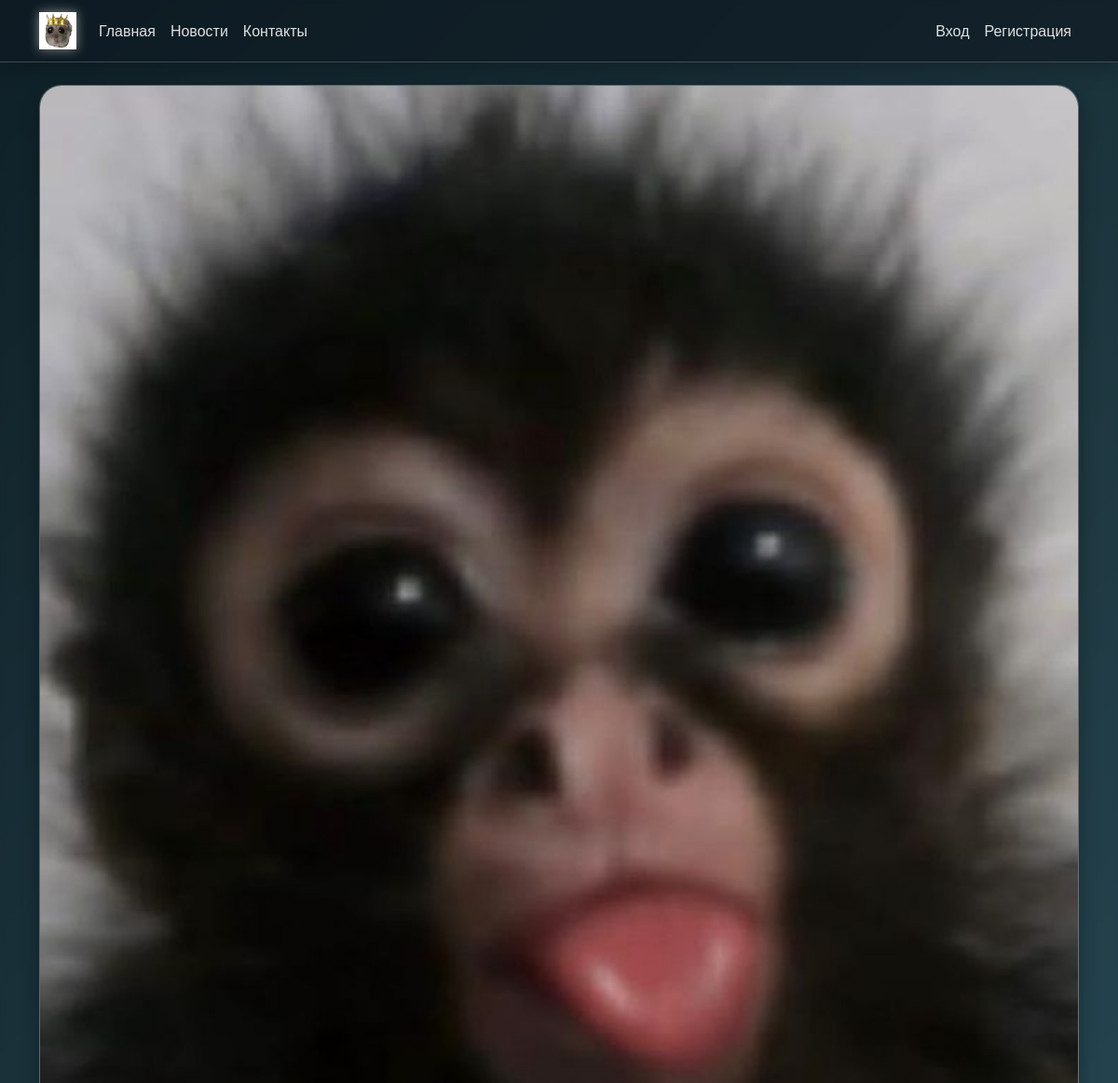
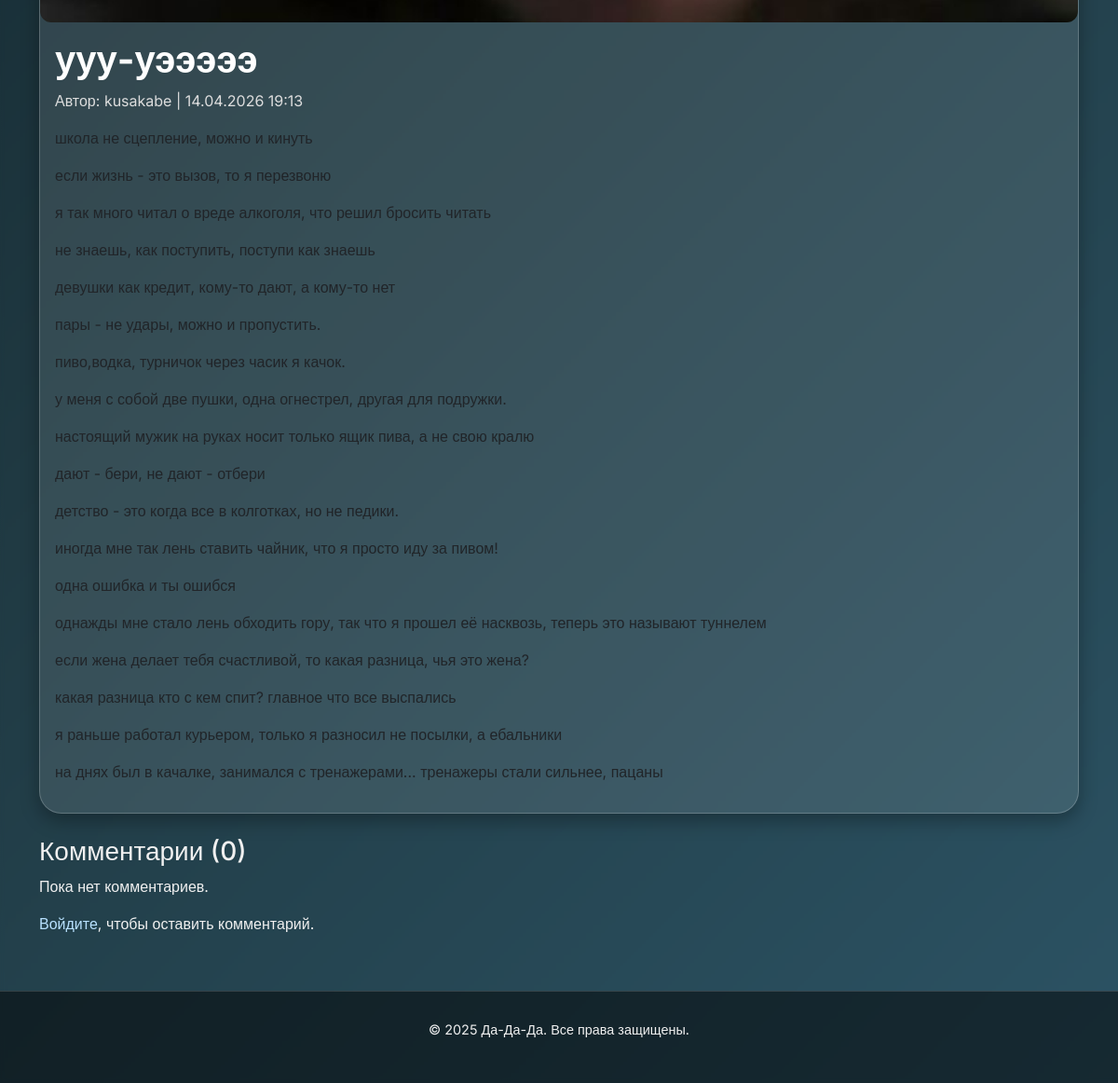
/news/3/, run on the app's committed database (2 pictures, top to bottom).
### news/models.py (models this page shows, shortened)
class News(models.Model):
    title = models.CharField(max_length=200, verbose_name='Заголовок')
    content = models.TextField(verbose_name='Содержание')
    author = models.ForeignKey(User, on_delete=models.CASCADE, verbose_name='Автор')
    pub_date = models.DateTimeField(default=timezone.now, verbose_name='Дата публикации')
    image = models.ImageField(upload_to='news_images/', blank=True, null=True, verbose_name='Изображение')
    class Meta:
        ordering = ['-pub_date']
        verbose_name = 'Новость'
        verbose_name_plural = 'Новости'

### news/views.py (the view, shortened to what this page needs)
# urls.py: path('news/<int:pk>/', views.news_detail, name='news_detail'),
def news_detail(request, pk):
    news = get_object_or_404(News, pk=pk)
    comments = news.comments.filter(is_approved=True)
    form = CommentForm()  # пустая форма для GET
    return render(request, 'news/news_detail.html', {
        'news': news,
        'comments': comments,
        'form': form,
    })

### templates/news/news_detail.html (shortened to what this page needs)
{% extends 'base.html' %}
{% block content %}
<div class="card mb-4">
    {% if news.image %}
        <img src="{{ news.image.url }}" class="img-fluid" alt="{{ news.title }}" style="max-width: 100%; height: auto; border-radius: 12px;">
    {% endif %}
    <div class="card-body">
        <h1 class="card-title">{{ news.title }}</h1>
        <p class="text-muted">Автор: {{ news.author.username }} | {{ news.pub_date|date:"d.m.Y H:i" }}</p>
        <p class="card-text">{{ news.content|linebreaks }}</p>
    </div>
</div>
<h3>Комментарии ({{ comments.count }})</h3>
{% for comment in comments %}
    <div class="card mb-2">
        <div class="card-body">
            <strong>{{ comment.author.username }}</strong> <span class="text-muted">{{ comment.created_date|date:"d.m.Y H:i" }}</span>
            <p>{{ comment.text }}</p>
        </div>
    </div>
{% empty %}
    <p>Пока нет комментариев.</p>
{% endfor %}
{% if user.is_authenticated %}
    <h4>Добавить комментарий</h4>
    <form method="post">
        {% csrf_token %}
        {{ form.as_p }}
        <button type="submit" class="btn btn-success">Отправить</button>
    </form>
{% else %}
    <p><a href="{% url 'login' %}">Войдите</a>, чтобы оставить комментарий.</p>
{% endif %}
{% endblock %}

### news/static/css/liquid_glass.css (style rules this page uses)
* { margin: 0; padding: 0; box-sizing: border-box; }
body { font-family: 'Inter', sans-serif; background: linear-gradient(135deg, #0f2027, #203a43, #2c5364); background-attachment: fixed; color: #f0f0f0; line-height: 1.5; backdrop-filter: blur(2px); }
.card { background: rgba(255, 255, 255, 0.1) !important; backdrop-filter: blur(10px); border-radius: 24px !important; border: 1px solid rgba(255, 255, 255, 0.2); box-shadow: 0 8px 20px rgba(0, 0, 0, 0.3); transition: all 0.35s cubic-bezier(0.2, 0.9, 0.4, 1.1); overflow: hidden; }
.card-title { color: #ffffff; font-weight: 700; }
.card-text, .text-muted { color: #ddd !important; }
a { color: #b8e1ff; text-decoration: none; }

### data on the page
News: image (picture), title "ууу-уэээээ", author.username "kusakabe", pub_date "14.04.2026 19:13", content "школа не сцепление, можно и кинуть если жизнь - это вызов, то я перезвоню я так много читал о вреде алкоголя, что решил бросить читать не знаешь, как поступить, поступи как знаешь девушки как кредит, кому-то дают, а кому-то нет пары - не удары, можно и пропустить. пиво,водка, турничок через часик я качок. у меня с собой две пушки, одна огнестрел, другая для подружки. настоящий мужик на руках носит только ящик пива, а не свою кралю дают - бери, не дают - отбери детство - это когда все в колготках, но не педики. иногда мне так лень ставить чайник, что я просто иду за пивом! одна ошибка и ты ошибся однажды мне стало лень обходить гору, так что я прошел её насквозь, теперь это называют туннелем…"

### other printed values
{{ comments.count }} "0"
